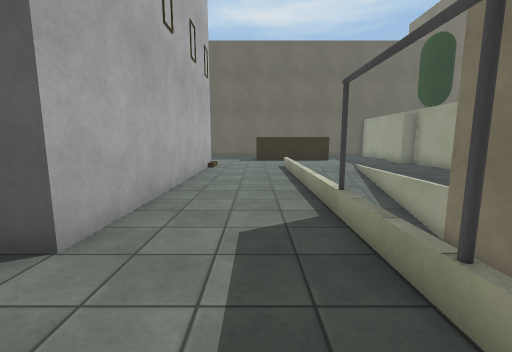
[1] (above)

16 first-person views from a walk through a Unity game level. The camera is 1.4 m above the floor, tilts 8° down and sees 90° across. The floor is counted in squares, 1 m on a side. Each view is taken from the middle of a square. On the plan, view 1 faces up. The plan holds only what a view shows up to about 13 squares ahead; the rest is blank. The place goes on beyond the plan. Surface patterns are stand-ins for the level's own textures.

[2]
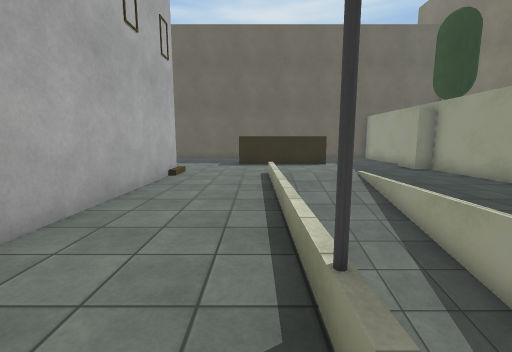

[3]
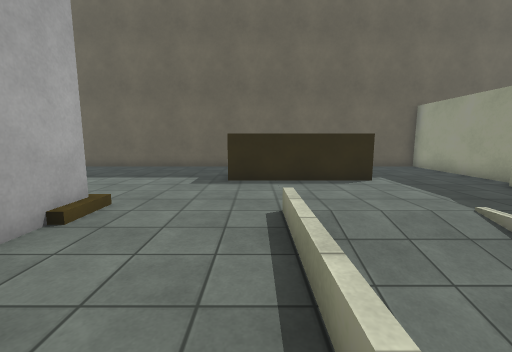

[4]
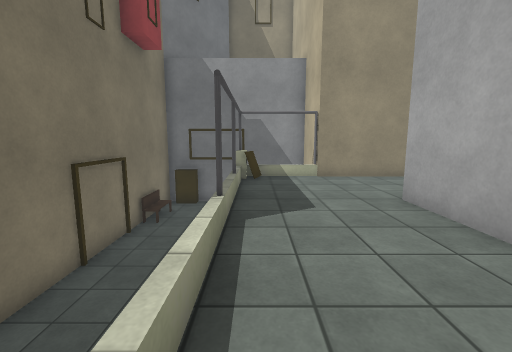

[5]
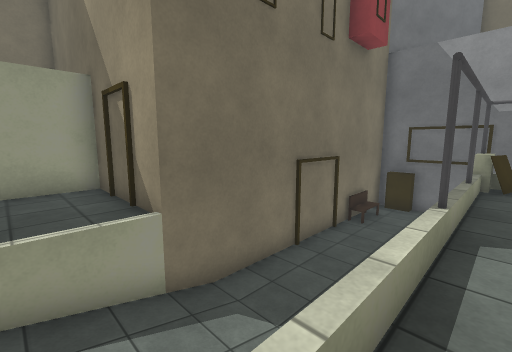

[6]
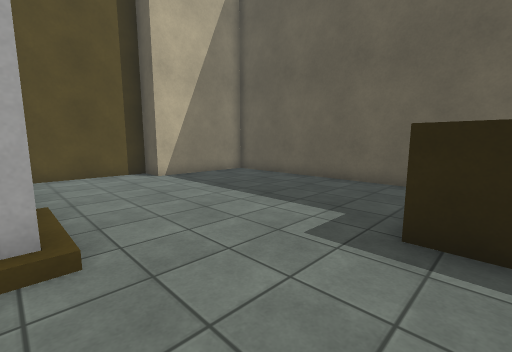

[7]
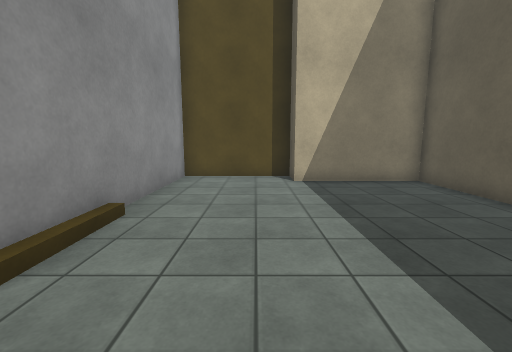

[8]
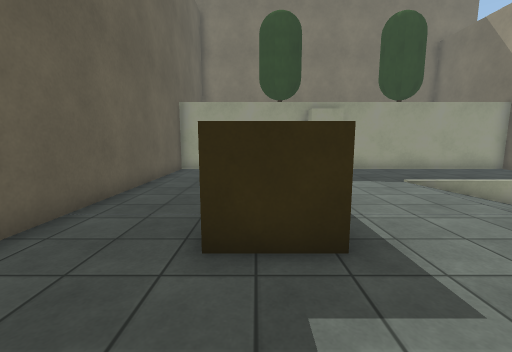

[9]
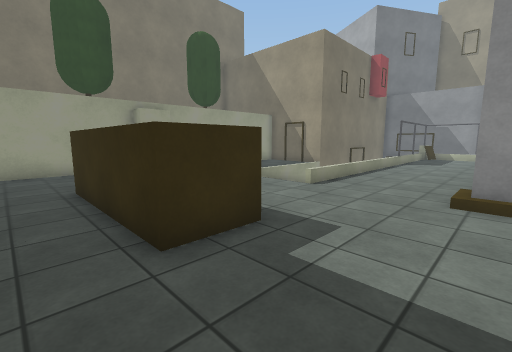

[10]
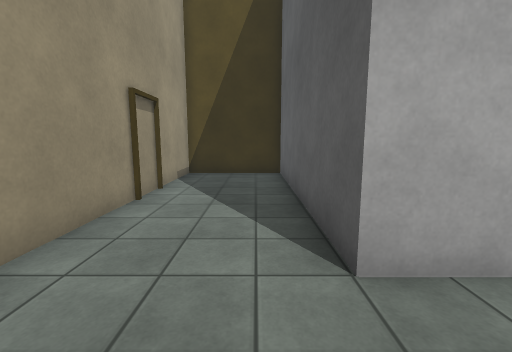

[11]
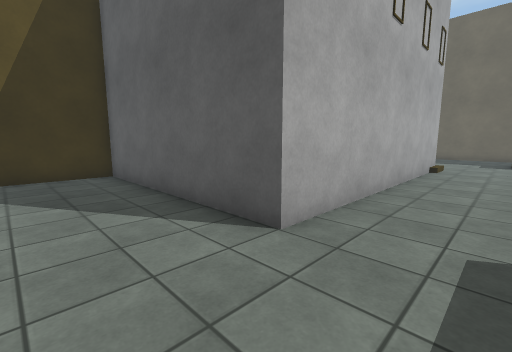

[12]
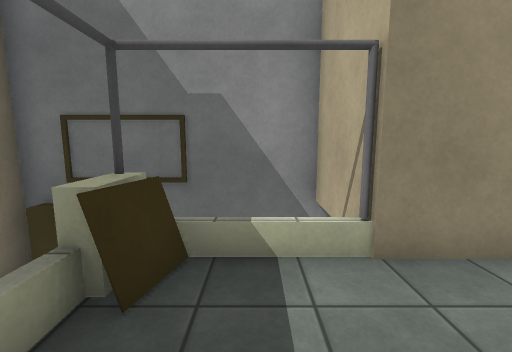

[13]
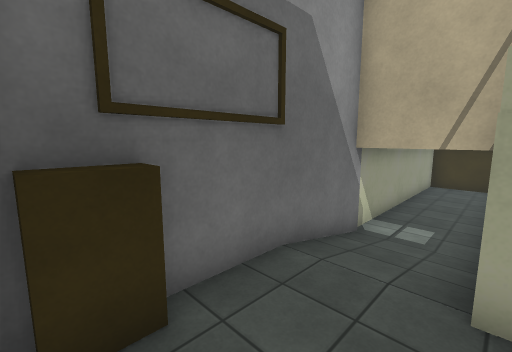

[14]
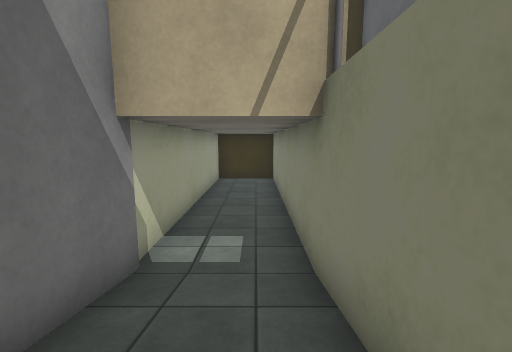

[15]
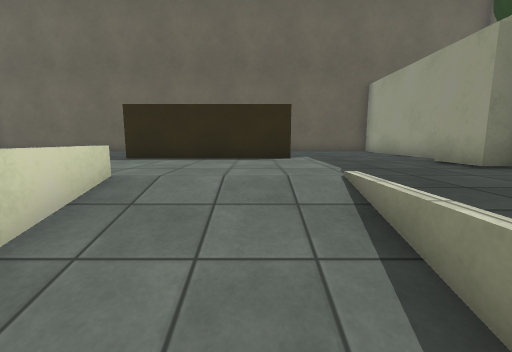

[16]
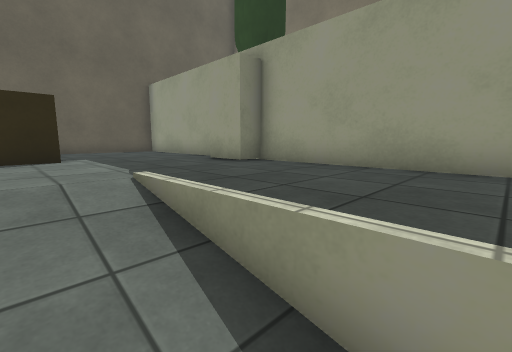

### Floor plan
Key: @ floor where view 1 was taken; # wall or solid block; . main floor; - floor 1.75 m lower than the main floor; _ floor 2.25 m lower than the main floor; / step, stairs or slope; = window, fence, low wall or low ledge; v drop or lower ground; C grey cylinder; B block.
Columns run from 11 left of view 1 to 9 right of it. Each row starts with its distance up from view 1.
 23   ###################
 22   #.................#
 21   #.................#
 20   #........######...#
 19   #........######...#
 18  ##........######...#
 17  #..................#
 16  #..................#
 15  #..................#
 14  ########...........#
 13         #....=///...#
 12         #....=///...#
 11         #....=///...#
 10         #....=///...#
  9         #....v///...#
  8         #....v///...#
  7         #....v///####
  6         #....v---#
  5         #....C---#
  4         #....v---#
  3 #########....v---#
  2 #............C---#
  1 #............v---#
  0 #..........@##--/#
 -1 ##########Cv#B--/#
 -2 #__________/----/#
 -3 #__________/---###
 -4 #################

Where each view was taken, in squares from view 1:
view 1: 0 up, 0 right, facing up
view 2: 3 up, 1 right, facing up
view 3: 9 up, 1 right, facing up
view 4: 9 up, 1 right, facing down
view 5: 9 up, 1 right, facing down-right
view 6: 14 up, 1 right, facing up-left
view 7: 17 up, 0 right, facing left
view 8: 19 up, 3 left, facing right
view 9: 21 up, 3 left, facing down-right
view 10: 2 up, 0 right, facing left
view 11: 0 up, 0 right, facing up-left
view 12: 2 up, 0 right, facing down
view 13: 1 down, 5 right, facing down-left
view 14: 2 down, 2 right, facing left
view 15: 10 up, 4 right, facing up
view 16: 10 up, 4 right, facing up-right
